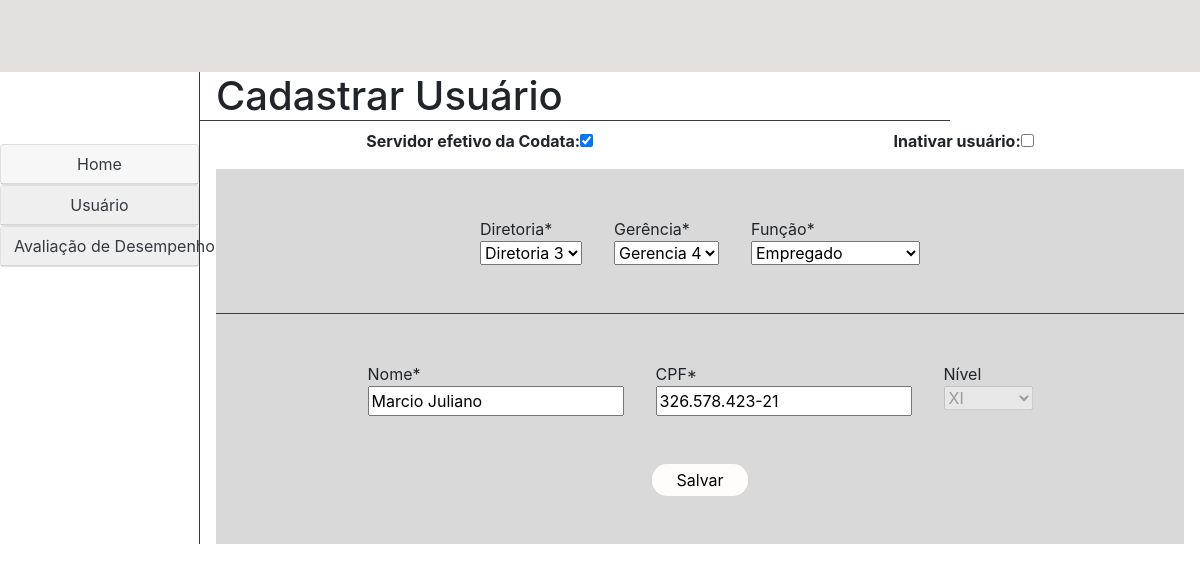
Page /recursos_humanos/editar_usuario/19 on the earlier database version.
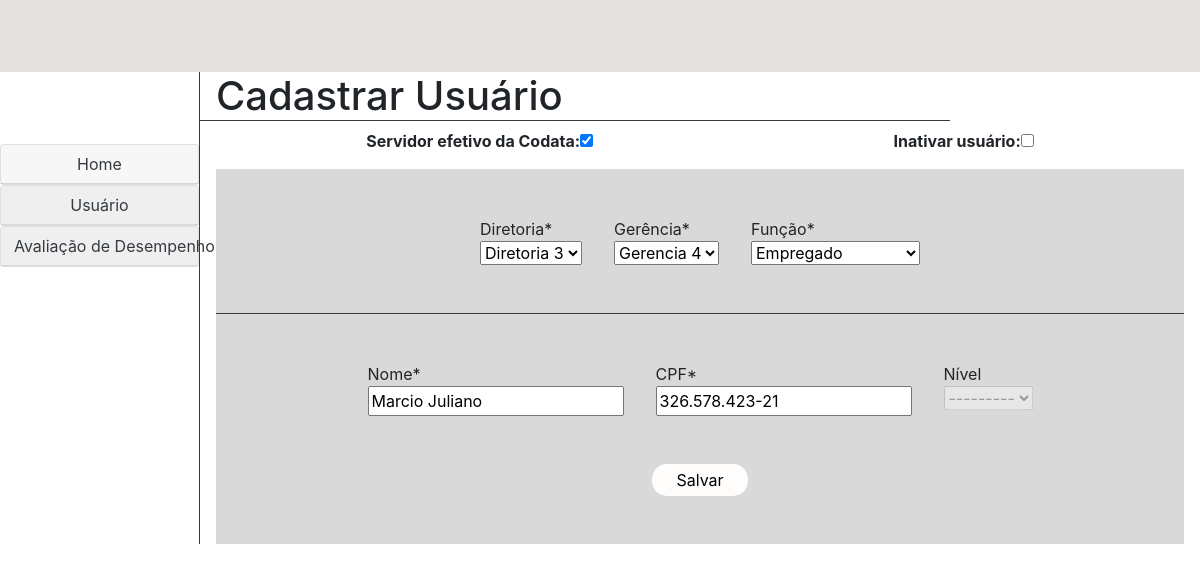
Same page on the later database version.
### recursos_humanos/models.py (models this page shows, shortened)
class Usuario(models.Model):
    FUNCAO = (
        ('chefe', "Chefe"),
        ('gerente', "Gerente"),
        ('empregado', "Empregado"),
        ('recursos_humanos', "Recursos Humanos"),
    )
    CLASSE = (
        ('a', "A"),
        ('b', "B"),
        ('c', "C"),
        ('d', "D"),
    )
    NIVEL = (
        ('i', "I"),
        ('ii', "II"),
        ('iii', "III"),
        ('iv', "IV"),
        ('v', "V"),
        ('vi', "VI"),
        ('vii', "VII"),
        ('viii', "VIII"),
        ('ix', "IX"),
        ('x', "X"),
        ('xi', "XI"),
        ('xii', "XII"),
        ('xiii', "XIII"),
        ('xiv', "XIV"),
        ('xv', "XV"),
    )
    DIRETORIA = (
        ('diretoria1', "Diretoria 1"),
        ('diretoria2', "Diretoria 2"),
        ('diretoria3', "Diretoria 3"),
        ('diretoria4', "Diretoria 4"),
    )
    GERENCIA = (
        ('gerencia1', "Gerencia 1"),
        ('gerencia2', "Gerencia 2"),
        ('gerencia3', "Gerencia 3"),
        ('gerencia4', "Gerencia 4"),
    )
    GRUPO = (
        ('grupo1', "Grupo 1"),
        ('grupo2', "Grupo 2"),
    )
    nome = models.CharField(max_length=100, blank=False, null=False)
    senha = models.CharField(max_length=20, blank=False, null=False)
    email = models.EmailField(blank=False, null=False)
    cpf = models.CharField(max_length=14, blank=False, null=False)
    data_criacao_usuario = models.DateField(default=datetime.now, blank=False, null=False)
    data_atualizacao_usuario = models.DateField(blank=True, null=True)
    data_exclusao_usuario = models.DateField(blank=True, null=True)
    setor = models.CharField(max_length=50)
    cargo = models.CharField(max_length=50)
    grupo = models.CharField(max_length=40, choices=GRUPO)
    funcao = models.CharField(max_length=20, choices=FUNCAO)
    classe = models.CharField(max_length=16, choices=CLASSE)
    gerencia = models.CharField(max_length=50, choices=GERENCIA)
    diretoria = models.CharField(max_length=40, choices=DIRETORIA)
    nivel = models.CharField(max_length=5, choices=NIVEL, blank=True, null=True)
    efetivo = models.BooleanField()
    inativo = models.BooleanField(default="False")
    class Meta:
        verbose_name = "Usuário"

### recursos_humanos/views.py (the view)
# urls.py: path('editar_usuario/<int:id>', views.editar_usuario, name='editar_usuario'),
def editar_usuario(request, id=None):
    instance = get_object_or_404(Usuario, id=id)
    form = EditarUsuarioForm(request.POST or None, instance=instance)
    if form.is_valid():
        instance = form.save(commit=False)
        instance.save()
        return redirect("listar_usuarios")
    return render(request, "recursos_humanos/editar_usuario.html", {"instance": instance, "form": form})

### recursos_humanos/forms.py
class EditarUsuarioForm(forms.ModelForm):
    class Meta:
        model = Usuario
        fields = ['efetivo', 'inativo', 'diretoria', 'gerencia', 'funcao', 'nome', 'cpf', 'nivel']

### templates/recursos_humanos/editar_usuario.html (shortened to what this page needs)
{% extends './home.html' %}
{% block 'conteudo' %}
<div class="col m-0 p-0">
    <h1 class="border-bottom border-dark pl-3 w-75">Cadastrar Usuário</h1>
    <form action="" method="post" class="">
        <div class="row d-flex justify-content-around mx-3 my-2">
            <div class="row m-0 fieldWrapper">
                <label class="mb-0 font-weight-bold" for="{{ form.efetivo.efetivo }}">Servidor efetivo da Codata:</label>
                <div>{{ form.efetivo }}</div>
            </div>
            <div class="row m-0 fieldWrapper">
                <label class="mb-0 font-weight-bold" for="{{ form.inativo.inativo }}">Inativar usuário:</label>
                <div>{{ form.inativo }}</div>
            </div>
        </div>
        <div class="d-flex flex-column align-items-center mt-3 mx-3" style="background-color: #D9D9D9;">
            <div class="row justify-content-center m-0">
                <div class="mx-3 my-5 fieldWrapper">
                    <label class="mb-0" for="{{ form.diretoria.diretoria }}">Diretoria*</label>
                    <div>{{ form.diretoria }}</div>
                </div>
                <div class="mx-3 my-5 fieldWrapper">
                    <label class="mb-0" for="{{ form.gerencia.gerencia }}">Gerência*</label>
                    <div>{{ form.gerencia }}</div>
                </div>
                <div class="mx-3 my-5 fieldWrapper">
                    <label class="mb-0" for="{{ form.funcao.funcao }}">Função*</label>
                    <div>{{ form.funcao }}</div>
                </div>
            </div>
            <div class="border-bottom border-dark w-100"></div>
            <div class="row justify-content-center m-0">
                <div class="mx-3 my-5 fieldWrapper">
                    <label class="mb-0" for="{{ form.nome.nome }}">Nome*</label>
                    <div>{{ form.nome }}</div>
                </div>
                <div class="mx-3 my-5 fieldWrapper">
                    <label class="mb-0" for="{{ form.cpf.cpf }}">CPF*</label>
                    <div>{{ form.cpf }}</div>
                </div>
                <div class="mx-3 my-5 fieldWrapper">
                    <label class="mb-0" for="{{ form.nivel.nivel }}">Nível</label>
                    <div>{{ form.nivel }}</div>
                </div>
            </div>
            <input class="border-0 px-4 py-1 mx-3 mb-5" style="background-color: #FFFCFC; border-radius: 15px;"
                type="submit" value="Salvar">
        </div>
    </form>
</div>
{% endblock %}

### templates/recursos_humanos/home.html (shortened to what this page needs)
{% extends '../base_home.html' %}
{% block 'navbar' %}
<div class="list-group-flush text-center">
    <div id="accordion">
        <div class="card">
            <div class="card-header p-0" id="headingOne">
            <h5 class="mb-0">
                <a href="{% url 'home' %}" class="btn text-dark m-0 w-100">Home</a>
            </h5>
        </div>
    </div>
    <div class="card">
        <div class="card-header p-0" id="headingTwo">
            <h5 class="mb-0">
                <button class="btn collapsed text-dark w-100" data-toggle="collapse" data-target="#collapseTwo"
                    aria-expanded="false" aria-controls="collapseTwo">
                    Usuário
                </button>
            </h5>
        </div>
    </div>
    <div class="card">
        <div class="card-header p-0" id="headingThree">
            <h5 class="mb-0">
                <button class="btn collapsed text-dark w-100" data-toggle="collapse" data-target="#collapseThree"
                    aria-expanded="false" aria-controls="collapseThree">
                    Avaliação de Desempenho
                </button>
            </h5>
        </div>
    </div>
</div>
</div>
{% endblock %}

### templates/base_home.html (shortened to what this page needs)
{% load static %}
<!DOCTYPE html>
<html lang="pt-br">
<head>
    <link rel="stylesheet" href="https://cdn.jsdelivr.net/npm/bootstrap@4.0.0/dist/css/bootstrap.min.css"
 />
</head>
<body>
    <nav class="navbar navbar-light" style="background-color: #e3e0e0">
    </nav>
    <div class="container-fluid">
        <div class="row">
            <div class="col-md-2 p-0 border-right border-dark">
                <br />
                <br />
                <br />
                {% block 'navbar' %} {% endblock %}
            </div>
            {% block 'conteudo' %} {% endblock %}
        </div>
    </div>
    <link rel="stylesheet" href="https://use.fontawesome.com/releases/v5.0.7/css/all.css">
    <link href="https://gitcdn.github.io/bootstrap-toggle/2.2.2/css/bootstrap-toggle.min.css" rel="stylesheet">
</body>
</html>

Differences in the rows shown:
changed Usuario "Diretoria 3": nivel "XI" → "---------"
